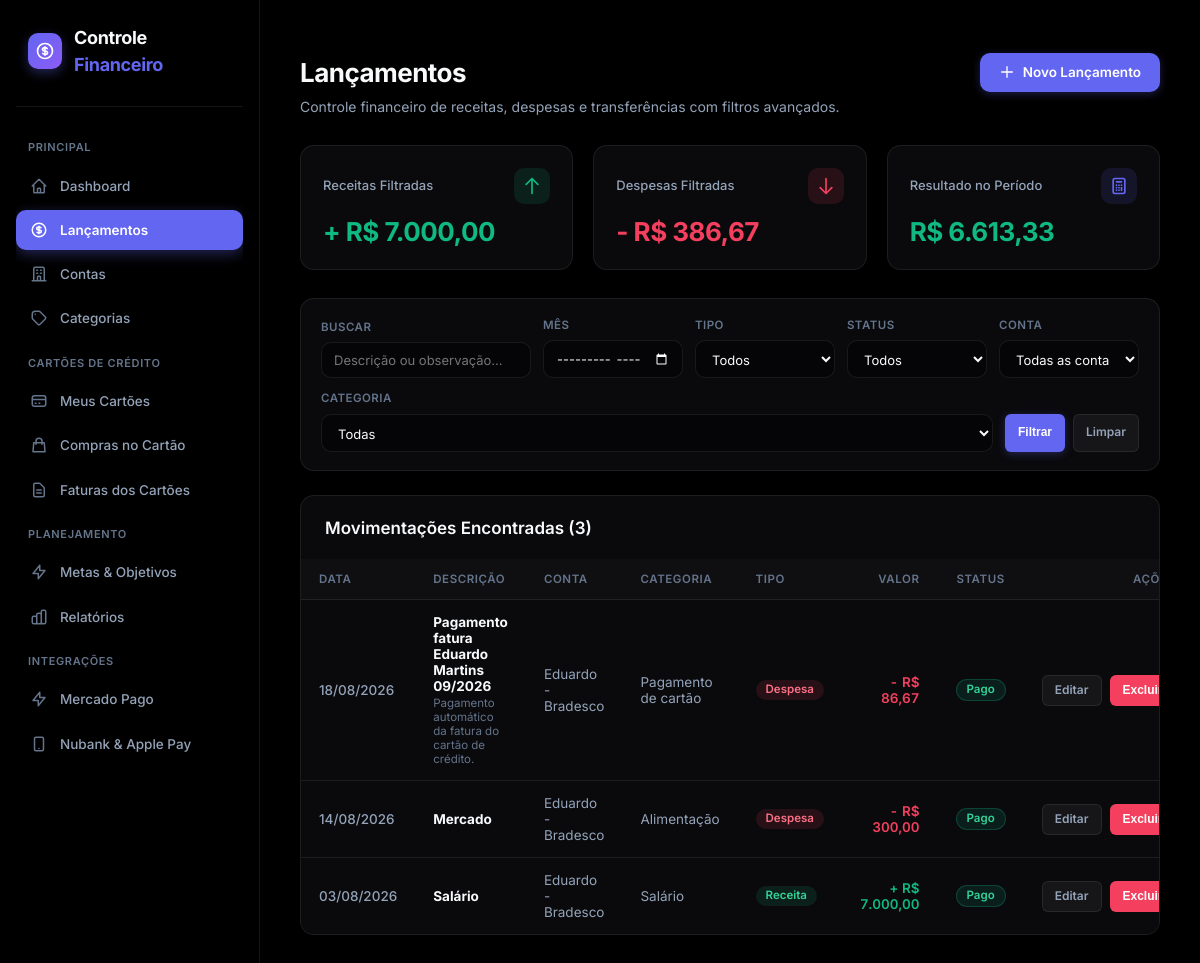
The app's page /lancamentos/ with its own data.
### models/lancamento.py (models this page shows, shortened)
class Lancamento(db.Model):
    __tablename__ = "lancamentos"
    id = db.Column(
        db.Integer,
        primary_key=True
    )
    descricao = db.Column(
        db.String(200),
        nullable=False
    )
    valor = db.Column(
        db.Numeric(12, 2),
        nullable=False
    )
    tipo = db.Column(
        db.String(20),
        nullable=False
    )
    data = db.Column(
        db.Date,
        nullable=False
    )
    status = db.Column(
        db.String(20),
        nullable=False,
        default="pendente"
    )
    observacao = db.Column(
        db.Text,
        nullable=True
    )
    conta_id = db.Column(
        db.Integer,
        db.ForeignKey("contas.id"),
        nullable=False
    )
    categoria_id = db.Column(
        db.Integer,
        db.ForeignKey("categorias.id"),
        nullable=False
    )
    criado_em = db.Column(
        db.DateTime,
        default=datetime.utcnow
    )
    conta = db.relationship(
        "Conta",
        back_populates="lancamentos"
    )
    categoria = db.relationship(
        "Categoria",
        back_populates="lancamentos"
    )

### models/conta.py (models this page shows, shortened)
class Conta(db.Model):
    __tablename__ = "contas"
    id = db.Column(db.Integer, primary_key=True)
    nome = db.Column(
        db.String(100),
        nullable=False
    )
    tipo = db.Column(
        db.String(50),
        nullable=False,
        default="Conta"
    )
    saldo_inicial = db.Column(
        db.Numeric(12, 2),
        nullable=False,
        default=0
    )
    ativa = db.Column(
        db.Boolean,
        default=True
    )
    criada_em = db.Column(
        db.DateTime,
        default=datetime.utcnow
    )
    lancamentos = db.relationship(
        "Lancamento",
        back_populates="conta",
        lazy=True
    )

### models/categoria.py (models this page shows, shortened)
class Categoria(db.Model):
    __tablename__ = "categorias"
    id = db.Column(
        db.Integer,
        primary_key=True
    )
    nome = db.Column(
        db.String(100),
        nullable=False
    )
    tipo = db.Column(
        db.String(20),
        nullable=False
    )
    ativa = db.Column(
        db.Boolean,
        default=True
    )
    lancamentos = db.relationship(
        "Lancamento",
        back_populates="categoria",
        lazy=True
    )

### routes/lancamentos.py (the view)
@lancamentos_bp.route("/")
def listar():
    filtros = obter_filtros()
    query = Lancamento.query
    query = aplicar_filtros(
        query,
        filtros
    )
    lancamentos = query.order_by(
        Lancamento.data.desc(),
        Lancamento.id.desc()
    ).all()
    total_receitas = sum(
        float(l.valor or 0)
        for l in lancamentos
        if l.tipo == "receita"
    )
    total_despesas = sum(
        float(l.valor or 0)
        for l in lancamentos
        if l.tipo == "despesa"
    )
    saldo_resultado = (
        total_receitas -
        total_despesas
    )
    contas = Conta.query.filter_by(
        ativa=True
    ).order_by(
        Conta.nome
    ).all()
    categorias = Categoria.query.filter_by(
        ativa=True
    ).order_by(
        Categoria.tipo,
        Categoria.nome
    ).all()
    return render_template(
        "lancamentos.html",
        lancamentos=lancamentos,
        contas=contas,
        categorias=categorias,
        filtros=filtros,
        total_receitas=total_receitas,
        total_despesas=total_despesas,
        saldo_resultado=saldo_resultado
    )

### app.py (called while the page is built)
def formatar_moeda(valor):
    try:
        valor = float(
            valor or 0
        )
    except (
        TypeError,
        ValueError
    ):
        valor = 0.0
    negativo = valor < 0
    valor = abs(
        valor
    )
    texto = f"{valor:,.2f}"
    texto = (
        texto
        .replace(",", "X")
        .replace(".", ",")
        .replace("X", ".")
    )
    if negativo:
        texto = "-" + texto
    return texto

### routes/lancamentos.py (called while the page is built, shortened)
def obter_filtros():
    return {
        "busca": request.args.get("busca", "").strip(),
        "mes": request.args.get("mes", "").strip(),
        "data_inicio": request.args.get("data_inicio", "").strip(),
        "data_fim": request.args.get("data_fim", "").strip(),
        "tipo": request.args.get("tipo", "").strip(),
        "status": request.args.get("status", "").strip(),
        "conta_id": request.args.get("conta_id", "").strip(),
        "categoria_id": request.args.get("categoria_id", "").strip(),
    }

def aplicar_filtros(query, filtros):
    if filtros["tipo"] in ("receita", "despesa"):
        query = query.filter(
            Lancamento.tipo == filtros["tipo"]
        )
    if filtros["status"] in (
        "pago",
        "pendente",
        "agendado"
    ):
        query = query.filter(
            Lancamento.status == filtros["status"]
        )
    if filtros["conta_id"].isdigit():
        query = query.filter(
            Lancamento.conta_id == int(
                filtros["conta_id"]
            )
        )
    if filtros["categoria_id"].isdigit():
        query = query.filter(
            Lancamento.categoria_id == int(
                filtros["categoria_id"]
            )
        )
    return query

### templates/lancamentos.html (shortened to what this page needs)
﻿{% extends "base.html" %}
{% block content %}
<div class="page-header">
    <div class="page-header-content">
        <h1>Lançamentos</h1>
        <p>Controle financeiro de receitas, despesas e transferências com filtros avançados.</p>
    </div>
    <div class="page-header-actions">
        <a href="{{ url_for('lancamentos.novo') }}" class="btn btn-primary">
            <svg xmlns="http://www.w3.org/2000/svg" width="16" height="16" fill="none" viewBox="0 0 24 24" stroke="currentColor">
                <path stroke-linecap="round" stroke-linejoin="round" stroke-width="2" d="M12 4v16m8-8H4"/>
            </svg>
            Novo Lançamento
        </a>
    </div>
</div>
<div class="cards" style="grid-template-columns: repeat(3, 1fr);">
    <div class="card">
        <div class="card-header-line">
            <span class="card-title">Receitas Filtradas</span>
            <div class="card-icon success">
                <svg xmlns="http://www.w3.org/2000/svg" width="20" height="20" fill="none" viewBox="0 0 24 24" stroke="currentColor">
                    <path stroke-linecap="round" stroke-linejoin="round" stroke-width="2" d="M5 10l7-7m0 0l7 7m-7-7v18"/>
                </svg>
            </div>
        </div>
        <strong class="card-value valor-positivo">
            + R$ {{ total_receitas|moeda }}
        </strong>
    </div>
    <div class="card">
        <div class="card-header-line">
            <span class="card-title">Despesas Filtradas</span>
            <div class="card-icon danger">
                <svg xmlns="http://www.w3.org/2000/svg" width="20" height="20" fill="none" viewBox="0 0 24 24" stroke="currentColor">
                    <path stroke-linecap="round" stroke-linejoin="round" stroke-width="2" d="M19 14l-7 7m0 0l-7-7m7 7V3"/>
                </svg>
            </div>
        </div>
        <strong class="card-value valor-negativo">
            - R$ {{ total_despesas|moeda }}
        </strong>
    </div>
    <div class="card">
        <div class="card-header-line">
            <span class="card-title">Resultado no Período</span>
            <div class="card-icon primary">
            </div>
        </div>
        <strong class="card-value {% if saldo_resultado >= 0 %}valor-positivo{% else %}valor-negativo{% endif %}">
            R$ {{ saldo_resultado|moeda }}
        </strong>
    </div>
</div>
<div class="filter-bar">
    <form method="GET" action="{{ url_for('lancamentos.listar') }}" class="filter-form">
        <div class="filter-item" style="flex: 2; min-width: 200px;">
            <label for="busca">Buscar</label>
            <input type="text" id="busca" name="busca" value="{{ filtros.busca }}" placeholder="Descrição ou observação...">
        </div>
        <div class="filter-item">
            <label for="mes">Mês</label>
            <input type="month" id="mes" name="mes" value="{{ filtros.mes }}">
        </div>
        <div class="filter-item">
            <label for="tipo">Tipo</label>
            <select id="tipo" name="tipo">
                <option value="">Todos</option>
            </select>
        </div>
        <div class="filter-item">
            <label for="status">Status</label>
            <select id="status" name="status">
                <option value="">Todos</option>
            </select>
        </div>
        <div class="filter-item">
            <label for="conta_id">Conta</label>
            <select id="conta_id" name="conta_id">
                <option value="">Todas as contas</option>
            </select>
        </div>
        <div class="filter-item">
            <label for="categoria_id">Categoria</label>
            <select id="categoria_id" name="categoria_id">
                <option value="">Todas</option>
            </select>
        </div>
        <div style="display: flex; gap: 8px;">
            <button type="submit" class="btn btn-primary btn-sm" style="height: 38px;">
                Filtrar
            </button>
            <a href="{{ url_for('lancamentos.listar') }}" class="btn btn-secondary btn-sm" style="height: 38px;">
                Limpar
            </a>
        </div>
    </form>
</div>
<div class="panel" style="padding: 0; overflow: hidden;">
    <div class="panel-header" style="padding: 20px 24px 16px; margin-bottom: 0;">
        <h2 class="panel-title">Movimentações Encontradas ({{ lancamentos|length }})</h2>
    </div>
    <div class="table-container" style="border: none; border-radius: 0; margin-bottom: 0;">
        <table>
            <thead>
                <tr>
                    <th>Data</th>
                    <th>Descrição</th>
                    <th>Conta</th>
                    <th>Categoria</th>
                    <th>Tipo</th>
                    <th style="text-align: right;">Valor</th>
                    <th style="text-align: center;">Status</th>
                    <th style="text-align: right;">Ações</th>
                </tr>
            </thead>
            <tbody>
                {% for lancamento in lancamentos %}
                <tr>
                    <td style="white-space: nowrap; font-weight: 500; color: var(--text-secondary);">
                        {{ lancamento.data.strftime("%d/%m/%Y") }}
                    </td>
                    <td>
                        <strong style="color: var(--text-primary);">{{ lancamento.descricao }}</strong>
                        {% if lancamento.observacao %}
                            <span style="display: block; font-size: 11.5px; color: var(--text-muted); margin-top: 2px;">
                                {{ lancamento.observacao }}
                            </span>
                        {% endif %}
                    </td>
                    <td style="color: var(--text-secondary);">
                        {{ lancamento.conta.nome if lancamento.conta else "-" }}
                    </td>
                    <td style="color: var(--text-secondary);">
                        {{ lancamento.categoria.nome if lancamento.categoria else "-" }}
                    </td>
                    <td>
                        <span class="badge badge-{{ lancamento.tipo }}">
                            {{ lancamento.tipo }}
                        </span>
                    </td>
                    <td style="text-align: right; font-weight: 600; font-variant-numeric: tabular-nums;" class="{% if lancamento.tipo == 'receita' %}valor-positivo{% else %}valor-negativo{% endif %}">
                        {{ '+' if lancamento.tipo == 'receita' else '-' }} R$ {{ lancamento.valor|moeda }}
                    </td>
                    <td style="text-align: center;">
                        <span class="badge badge-{{ lancamento.status }}">
                            {{ lancamento.status }}
                        </span>
                    </td>
                    <td>
                        <div style="display: flex; align-items: center; justify-content: flex-end; gap: 8px;">
                            <a href="{{ url_for('lancamentos.editar', id=lancamento.id) }}" class="btn btn-secondary btn-sm">
                                Editar
                            </a>
                            <form method="POST" action="{{ url_for('lancamentos.excluir', id=lancamento.id) }}" onsubmit="return confirm('Tem certeza que deseja excluir este lançamento?');">
                                <button type="submit" class="btn btn-danger btn-sm">
                                    Excluir
                                </button>
                            </form>
                        </div>
                    </td>
                </tr>
                {% endfor %}
            </tbody>
        </table>
    </div>
</div>
{% endblock %}

### templates/base.html (style rules this page uses)
:root { color-scheme: dark; }
html, body, .app-layout, .main-wrapper { background-color: #000000 !important; color: #f8fafc !important; }

### records on screen
Lancamento: data "18/08/2026", descricao "Pagamento fatura Eduardo Martins 09/2026", observacao "Pagamento automático da fatura do cartão de crédito.", conta "Eduardo - Bradesco", categoria "Pagamento de cartão", tipo "Despesa", tipo "-", valor|moeda "86,67", status "Pago"
Lancamento: data "14/08/2026", descricao "Mercado", conta "Eduardo - Bradesco", categoria "Alimentação", tipo "Despesa", tipo "-", valor|moeda "300,00", status "Pago"
Lancamento: data "03/08/2026", descricao "Salário", conta "Eduardo - Bradesco", categoria "Salário", tipo "Receita", tipo "+", valor|moeda "7.000,00", status "Pago"

### other values on screen
{{ total_receitas|moeda }} "7.000,00"
{{ total_despesas|moeda }} "386,67"
{{ saldo_resultado|moeda }} "6.613,33"
{{ lancamentos|length }} "3"
